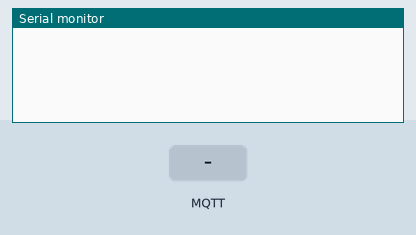
A sketch run on a simulated ESP32. Parts: the last lines printed to the serial monitor. Inputs (shaded band) come from the test bench. No MQTT or app messages arrive unless stated.

Above: at 2.3 s.
2.4 s: MQTT message "1" arrives on the first subscribed topic
At 3.1 s:
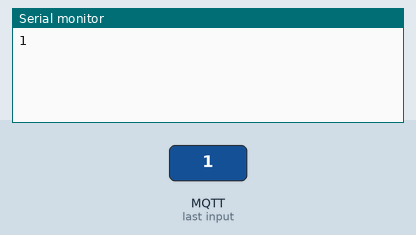
3.9 s: MQTT message "on" arrives on the first subscribed topic
At 4.2 s:
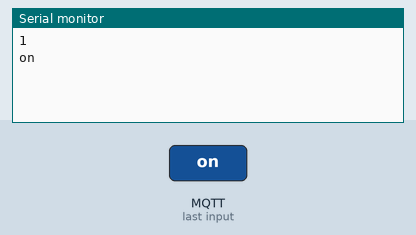
5.4 s: MQTT message "off" arrives on the first subscribed topic
At 6.6 s:
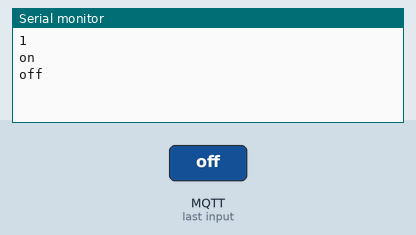
6.9 s: MQTT message "1" arrives on the second subscribed topic
At 7.7 s:
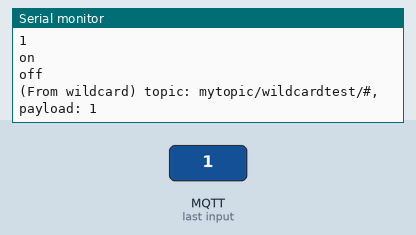
8.4 s: MQTT message "on" arrives on the second subscribed topic
At 8.9 s:
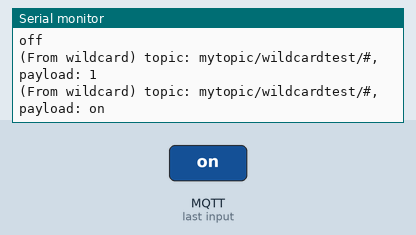
9.9 s: MQTT message "off" arrives on the second subscribed topic
At 11.2 s:
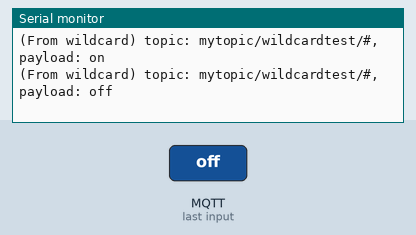

Measured:
- after the input at 2.4 s, the serial monitor: prints a new line at once (image 1)
- after the input at 3.9 s, the serial monitor: prints a new line at once (image 2)
- after the input at 5.4 s, the serial monitor: prints a new line at once (image 3)
- after the input at 6.9 s, the serial monitor: prints a new line at once (image 4)
- after the input at 8.4 s, the serial monitor: prints a new line at once (image 5)
- after the input at 9.9 s, the serial monitor: prints a new line at once (image 6)

The sketch:

MQTTClientBasic.ino
```cpp
/*
 *  This sketch sends a message to a TCP server
 *
 */

//#include <WiFi.h>
//#include <WiFiMulti.h>
//#include <ESP32HTTPUpdateServer.h>
#include <EspMQTTClient.h>

EspMQTTClient client(
  "Pankajphone",
  "nidhi2017",
  "test.mosquitto.org",  // MQTT Broker server ip
  "",   // Can be omitted if not needed
  "",   // Can be omitted if not needed
  "",     // Client name that uniquely identify your device
  1883              // The MQTT port, default to 1883. this line can be omitted
);


void setup()
{
    Serial.begin(115200);
  // Optional functionalities of EspMQTTClient
  client.enableDebuggingMessages(); // Enable debugging messages sent to serial output
  client.enableHTTPWebUpdater(); // Enable the web updater. User and password default to values of MQTTUsername and MQTTPassword. These can be overridded with enableHTTPWebUpdater("user", "password").
  client.enableOTA(); // Enable OTA (Over The Air) updates. Password defaults to MQTTPassword. Port is the default OTA port. Can be overridden with enableOTA("password", port).
  client.enableLastWillMessage("TestClient/lastwill", "I am going offline");  // You can activate the retain flag by setting the third parameter to true
    delay(10);
}

// This function is called once everything is connected (Wifi and MQTT)
// WARNING : YOU MUST IMPLEMENT IT IF YOU USE EspMQTTClient
void onConnectionEstablished()
{
  // Subscribe to "mytopic/test" and display received message to Serial
  client.subscribe("mytopic/test", [](const String & payload) {
    Serial.println(payload);
  });

  // Subscribe to "mytopic/wildcardtest/#" and display received message to Serial
  client.subscribe("mytopic/wildcardtest/#", [](const String & topic, const String & payload) {
    Serial.println("(From wildcard) topic: " + topic + ", payload: " + payload);
  });

  // Publish a message to "mytopic/test"
  client.publish("mytopic/test", "This is a message"); // You can activate the retain flag by setting the third parameter to true

  // Execute delayed instructions
  client.executeDelayed(5 * 1000, []() {
    client.publish("mytopic/wildcardtest/test123", "This is a message sent 5 seconds later");
  });
}

void loop()
{
  client.loop();
}
```
